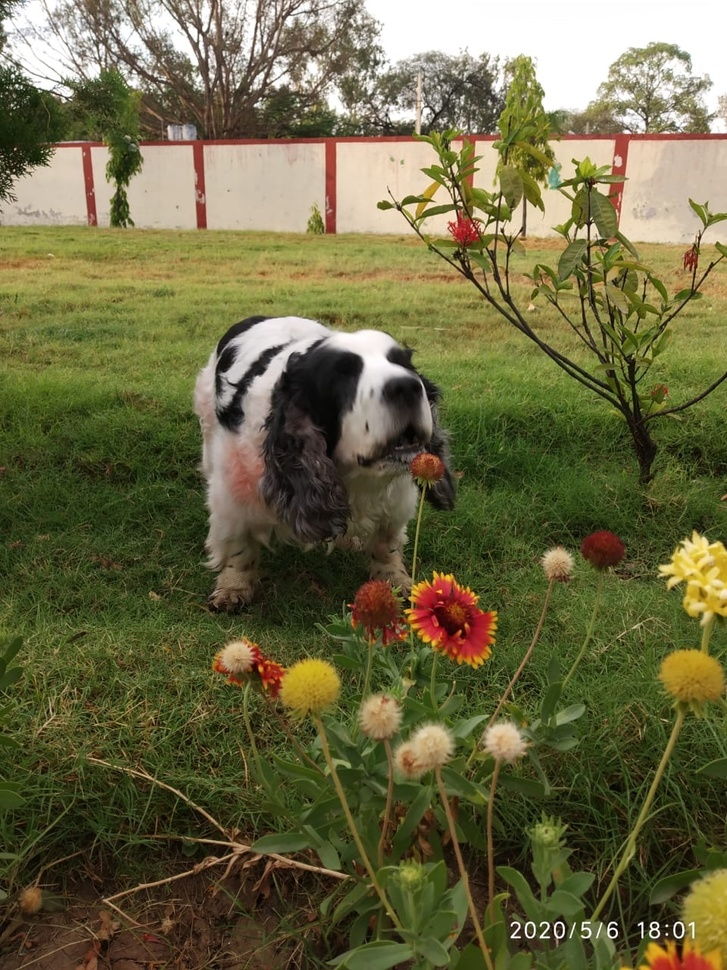
%> input picture archish/assignment_6/question_1/Original.jpg, 727 x 970 px, shrunk from 960 x 1280 before the run
$ octave kernel.m   (GNU Octave 9; MATLAB toolbox functions it lacks are replaced by stand-ins)
%> lines starting %> are read from the running program, lines starting %| are printed output that depends on the picture
# Reading the Image

img = imread("Original.jpg");
%> img is the input picture: size 970x727x3 uint8; mean R, G, B 107.2, 103.7, 67.7
imshow(img)

# Initializing Parameters

alpha = 1.5;
beta = 0.2*255;
gamma = 1.2;

kernel_detect = [-1,-1,-1;-1,8,-1;-1,-1,-1];
kernel_contrast = [0,0,0;0,alpha,0;0,0,0];

# Increasing Brightness

bright = min(img+beta,255);
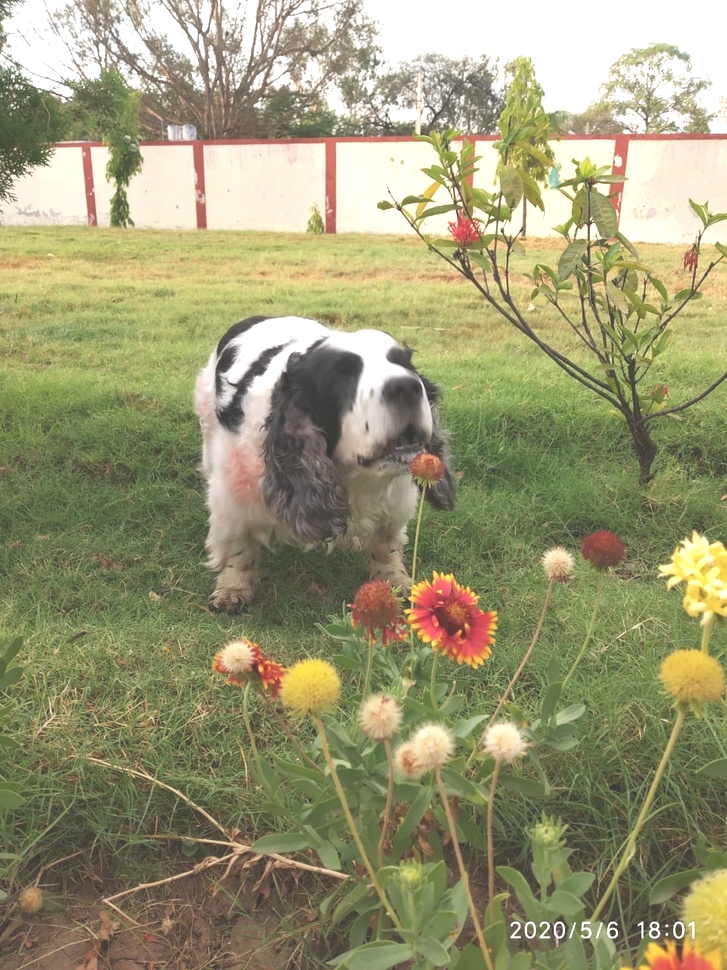
%> bright: size 970x727x3 uint8; mean R, G, B 154.5, 151.8, 116.2
imwrite(bright, "Brightened.jpg");

# Increasing Contrast

contrast = img;
contrast(:,:,1) = conv2(img(:,:,1), kernel_contrast, "same");
contrast(:,:,2) = conv2(img(:,:,2), kernel_contrast, "same");
contrast(:,:,3) = conv2(img(:,:,3), kernel_contrast, "same");
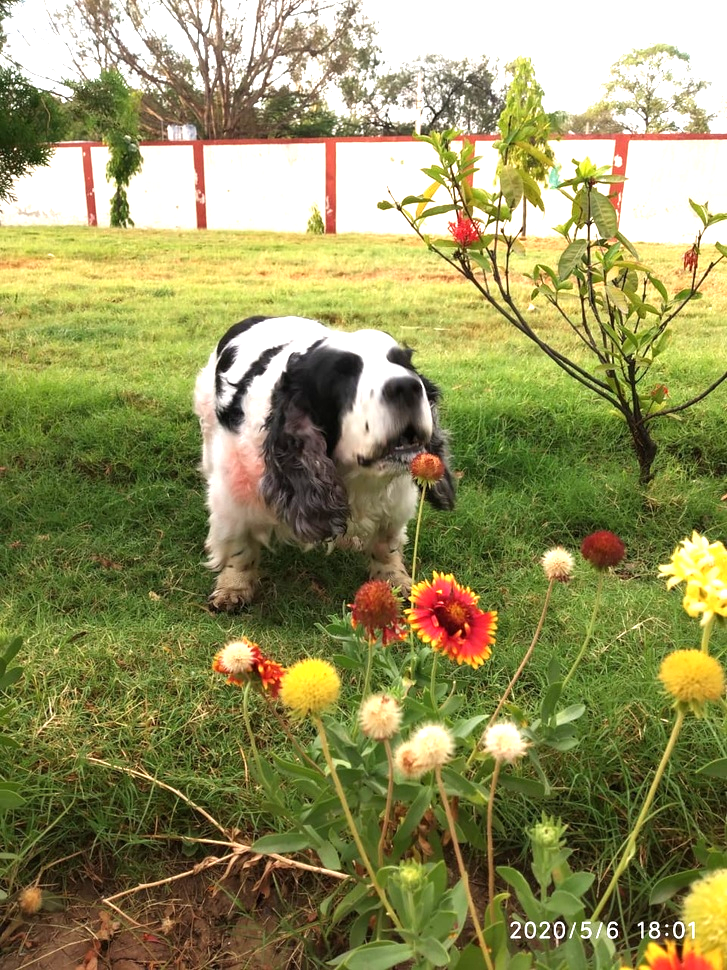
%> contrast: size 970x727x3 uint8; mean R, G, B 147.2, 145, 93.7
imwrite(contrast, "Contrast.jpg");

# Performing Gamma Correction

correct = min((img/255).^gamma * 255, 255);
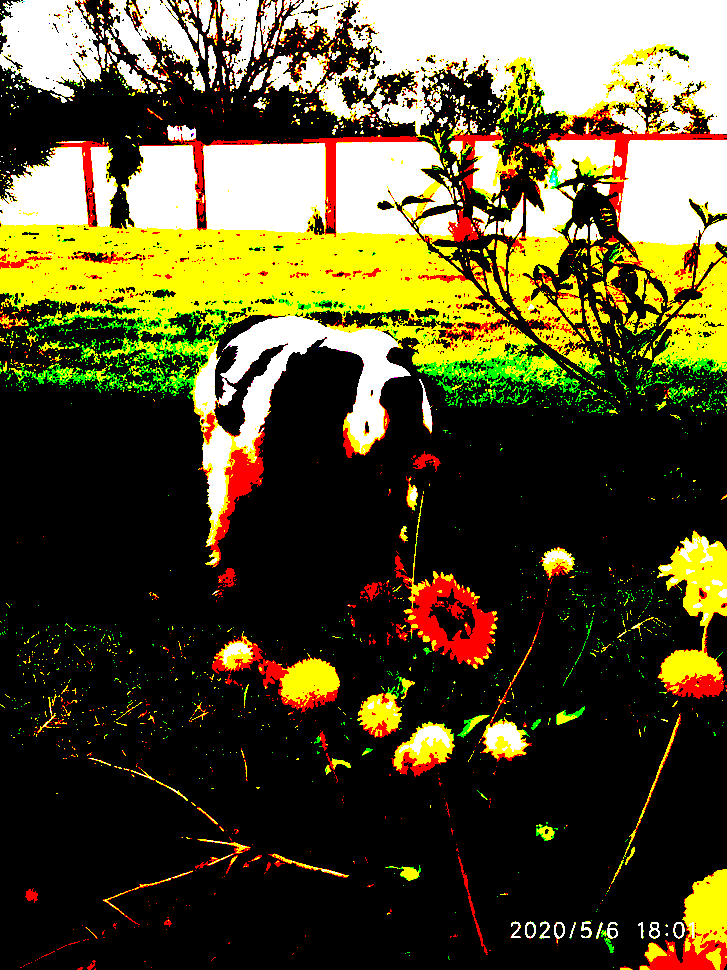
%> correct: size 970x727x3 uint8; mean R, G, B 84.2, 77.8, 42.8
imwrite(correct, "Corrected.jpg");

# Inverting

invert = 255-img;
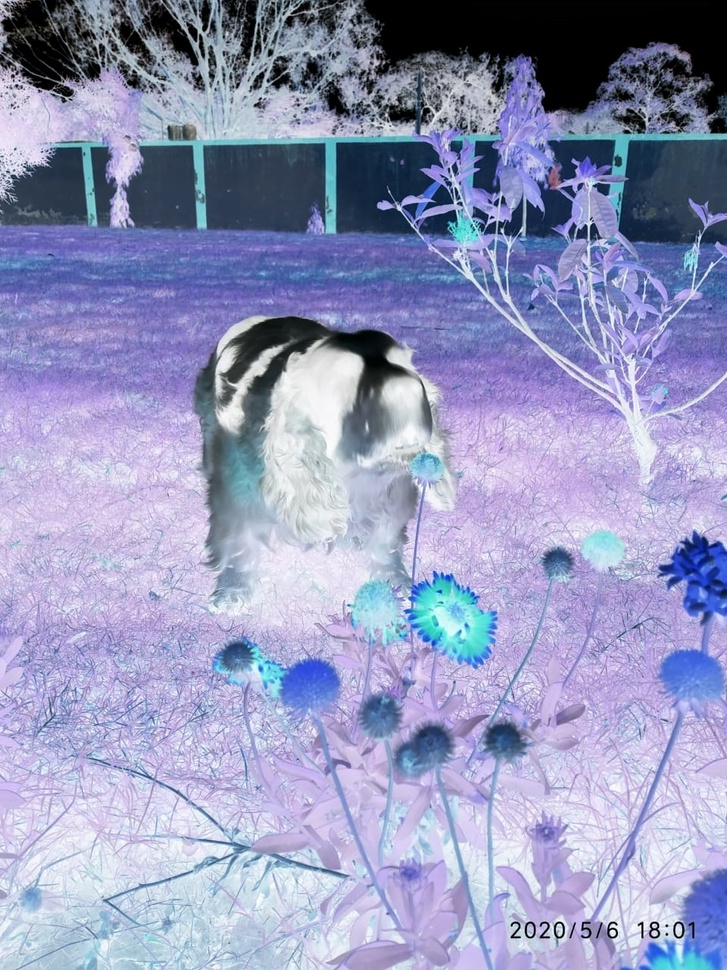
%> invert: size 970x727x3 uint8; mean R, G, B 147.8, 151.3, 187.3
imwrite(invert, "Inverted.jpg");

# Detecting Edges


edge = img;
edge(:,:,1) = conv2(img(:,:,1), kernel_detect, "same");
edge(:,:,2) = conv2(img(:,:,2), kernel_detect, "same");
edge(:,:,3) = conv2(img(:,:,3), kernel_detect, "same");
imwrite(edge, "Detected.jpg");

# Performing the operations in sequence

mod = 255-min( ((alpha*img+beta)/255).^gamma * 255, 255);
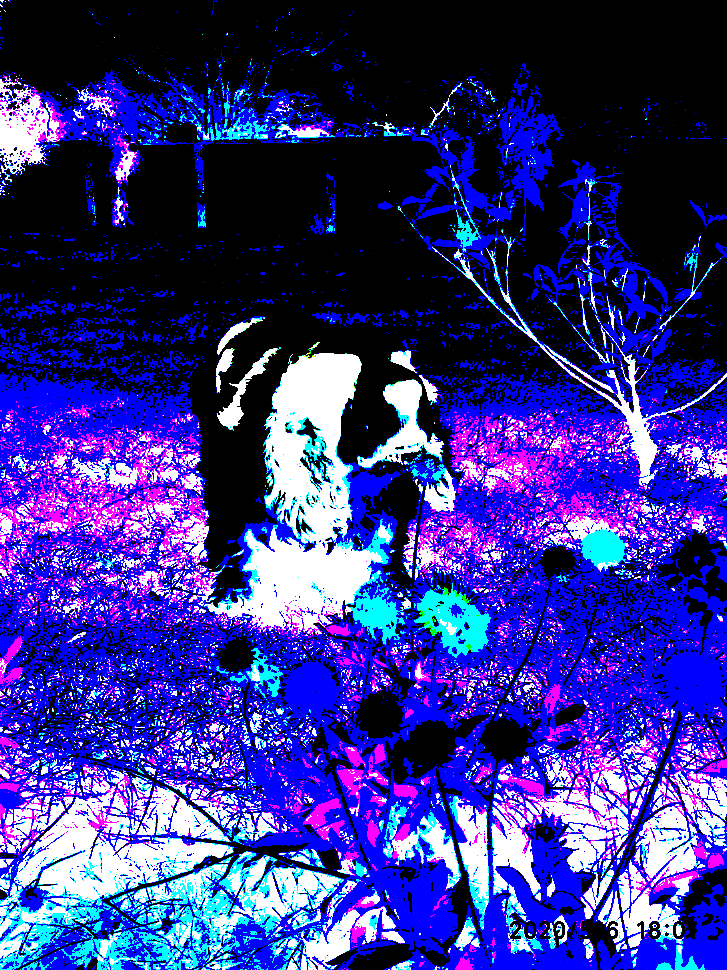
%> mod: size 970x727x3 uint8; mean R, G, B 53.7, 49.4, 144
edge = mod;
edge(:,:,1) = conv2(mod(:,:,1), kernel_detect, "same");
edge(:,:,2) = conv2(mod(:,:,2), kernel_detect, "same");
edge(:,:,3) = conv2(mod(:,:,3), kernel_detect, "same");
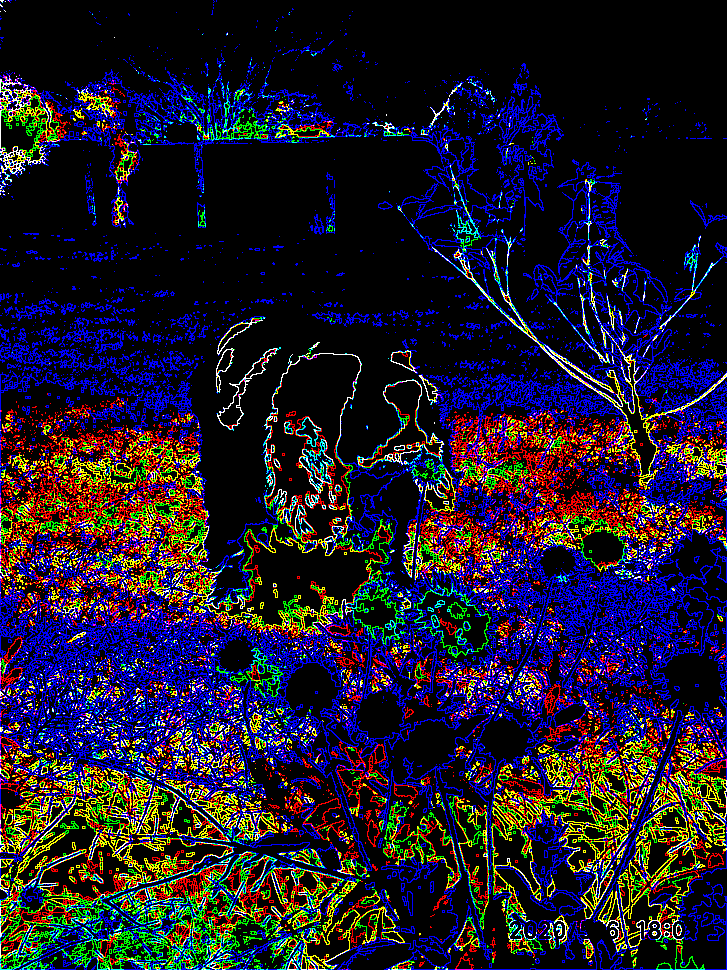
%> edge: size 970x727x3 uint8; mean R, G, B 30.8, 25.7, 43.7

imwrite(edge, "Altered.jpg");
